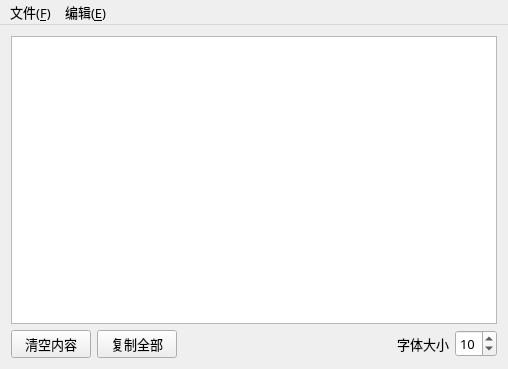
<?xml version="1.0" encoding="UTF-8"?>
<ui version="4.0">
 <class>MainWindow</class>
 <widget class="QMainWindow" name="MainWindow">
  <property name="geometry">
   <rect>
    <x>0</x>
    <y>0</y>
    <width>508</width>
    <height>369</height>
   </rect>
  </property>
  <property name="font">
   <font>
    <family>Microsoft YaHei</family>
    <pointsize>10</pointsize>
   </font>
  </property>
  <property name="windowTitle">
   <string>QuickTextEditor</string>
  </property>
  <widget class="QWidget" name="centralWidget">
   <layout class="QGridLayout" name="gridLayout">
    <item row="0" column="0">
     <layout class="QVBoxLayout" name="verticalLayout">
      <item>
       <widget class="QTextEdit" name="textEdit">
        <property name="font">
         <font>
          <family>Microsoft YaHei</family>
          <pointsize>10</pointsize>
         </font>
        </property>
       </widget>
      </item>
      <item>
       <layout class="QHBoxLayout" name="horizontalLayout">
        <item>
         <widget class="QPushButton" name="clear_button">
          <property name="text">
           <string>清空内容</string>
          </property>
         </widget>
        </item>
        <item>
         <widget class="QPushButton" name="copy_btn">
          <property name="text">
           <string>复制全部</string>
          </property>
         </widget>
        </item>
        <item>
         <spacer name="horizontalSpacer">
          <property name="orientation">
           <enum>Qt::Horizontal</enum>
          </property>
          <property name="sizeHint" stdset="0">
           <size>
            <width>40</width>
            <height>20</height>
           </size>
          </property>
         </spacer>
        </item>
        <item>
         <widget class="QLabel" name="label">
          <property name="text">
           <string>字体大小</string>
          </property>
         </widget>
        </item>
        <item>
         <widget class="QSpinBox" name="textsize">
          <property name="tabletTracking">
           <bool>false</bool>
          </property>
          <property name="readOnly">
           <bool>false</bool>
          </property>
          <property name="minimum">
           <number>5</number>
          </property>
          <property name="maximum">
           <number>20</number>
          </property>
          <property name="value">
           <number>10</number>
          </property>
         </widget>
        </item>
       </layout>
      </item>
     </layout>
    </item>
   </layout>
  </widget>
  <widget class="QMenuBar" name="menuBar">
   <property name="geometry">
    <rect>
     <x>0</x>
     <y>0</y>
     <width>508</width>
     <height>23</height>
    </rect>
   </property>
   <widget class="QMenu" name="menu">
    <property name="title">
     <string>文件(&amp;F)</string>
    </property>
    <addaction name="_save"/>
    <addaction name="separator"/>
    <addaction name="open_github"/>
    <addaction name="_exit"/>
   </widget>
   <widget class="QMenu" name="menu_2">
    <property name="title">
     <string>编辑(&amp;E)</string>
    </property>
    <widget class="QMenu" name="menu_3">
     <property name="title">
      <string>文本复制方式</string>
     </property>
     <property name="icon">
      <iconset resource="appicon.qrc">
       <normaloff>:/deal.ico</normaloff>:/deal.ico</iconset>
     </property>
     <addaction name="cut_all"/>
     <addaction name="separator"/>
     <addaction name="copy_all"/>
    </widget>
    <addaction name="menu_3"/>
    <addaction name="separator"/>
    <addaction name="_clear_all"/>
   </widget>
   <addaction name="menu"/>
   <addaction name="menu_2"/>
  </widget>
  <action name="_save">
   <property name="icon">
    <iconset resource="appicon.qrc">
     <normaloff>:/save.ico</normaloff>:/save.ico</iconset>
   </property>
   <property name="text">
    <string>保存</string>
   </property>
   <property name="shortcut">
    <string>Ctrl+S</string>
   </property>
  </action>
  <action name="_exit">
   <property name="icon">
    <iconset resource="appicon.qrc">
     <normaloff>:/exit.ico</normaloff>:/exit.ico</iconset>
   </property>
   <property name="text">
    <string>退出</string>
   </property>
  </action>
  <action name="copy_all">
   <property name="text">
    <string>复制全部</string>
   </property>
  </action>
  <action name="cut_all">
   <property name="text">
    <string>剪切全部</string>
   </property>
  </action>
  <action name="_clear_all">
   <property name="icon">
    <iconset resource="appicon.qrc">
     <normaloff>:/delete_text.ico</normaloff>:/delete_text.ico</iconset>
   </property>
   <property name="text">
    <string>清空全部 </string>
   </property>
  </action>
  <action name="open_github">
   <property name="icon">
    <iconset resource="appicon.qrc">
     <normaloff>:/Github.ico</normaloff>:/Github.ico</iconset>
   </property>
   <property name="text">
    <string>GitHub</string>
   </property>
  </action>
 </widget>
 <layoutdefault spacing="6" margin="11"/>
 <resources>
  <include location="appicon.qrc"/>
 </resources>
 <connections>
  <connection>
   <sender>clear_button</sender>
   <signal>clicked()</signal>
   <receiver>textEdit</receiver>
   <slot>clear()</slot>
   <hints>
    <hint type="sourcelabel">
     <x>127</x>
     <y>244</y>
    </hint>
    <hint type="destinationlabel">
     <x>165</x>
     <y>128</y>
    </hint>
   </hints>
  </connection>
  <connection>
   <sender>textsize</sender>
   <signal>valueChanged(int)</signal>
   <receiver>textEdit</receiver>
   <slot>setFontWeight(int)</slot>
   <hints>
    <hint type="sourcelabel">
     <x>300</x>
     <y>220</y>
    </hint>
    <hint type="destinationlabel">
     <x>165</x>
     <y>105</y>
    </hint>
   </hints>
  </connection>
  <connection>
   <sender>_exit</sender>
   <signal>triggered()</signal>
   <receiver>MainWindow</receiver>
   <slot>close()</slot>
   <hints>
    <hint type="sourcelabel">
     <x>-1</x>
     <y>-1</y>
    </hint>
    <hint type="destinationlabel">
     <x>165</x>
     <y>130</y>
    </hint>
   </hints>
  </connection>
  <connection>
   <sender>_clear_all</sender>
   <signal>triggered()</signal>
   <receiver>textEdit</receiver>
   <slot>clear()</slot>
   <hints>
    <hint type="sourcelabel">
     <x>-1</x>
     <y>-1</y>
    </hint>
    <hint type="destinationlabel">
     <x>165</x>
     <y>128</y>
    </hint>
   </hints>
  </connection>
 </connections>
</ui>
